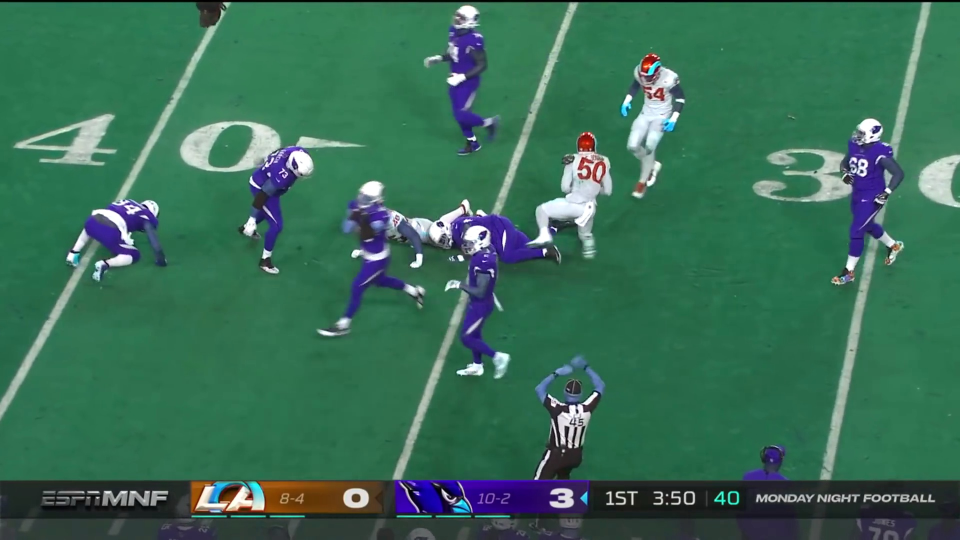
#> input picture src/images/clip4_fr_117.jpg, 1920 x 1080 px (shown at 1/2 size); its folder holds only this picture in this run
$ python sideline_detection.py
#> lines starting #> are read from the running program, lines starting #| are printed output that depends on the picture; after the words box and inside, x2 and y2 are one past the last pixel; in counts of white or black regions, pixels touching at a corner belong together
### src/utils/functions.py
import cv2
import numpy as np
import os
import math

# [42 lines left out: functions angle_of_line, find_lower_boxes, draw_lower_boxes, not called in this run]

def segment_lines(lines, delta):
    """
    Segment lines based on an angle
    :param lines: array of lines
    :param delta: segmentation angle
    :return: segmented lines in two lists
    """
    h_lines = []
    v_lines = []
    for line in lines:
        for x1, y1, x2, y2 in line:
            if abs(x2-x1) < delta: # x-values are near; line is vertical
                v_lines.append(line)
            elif abs(y2-y1) < delta: # y-values are near; line is horizontal
                h_lines.append(line)
    return h_lines, v_lines

# [8 lines left out: function is_arr_in_list, not called in this run]


def image_preprocessing(img, save_pth_bw_images=None):
    """
    Preprocess frames for canny edge detection.
    :param img: image
    :param save_pth_bw_images: save location for black white image
    :return: processed image
    """
    # Extract field greens from HV image
    hsv_img = cv2.cvtColor(img, cv2.COLOR_RGB2HSV)

    # light_green =(50, 75, 100)
    light_green = (25, 50, 75)
    dark_green = (100, 200, 200)

    mask = cv2.inRange(hsv_img, light_green, dark_green)
    result = cv2.bitwise_and(img, img, mask=mask)

    # First, get the gray image and process GaussianBlur.
    gray = cv2.cvtColor(result, cv2.COLOR_BGR2GRAY)
    kernel_size = 5
    blur_gray = cv2.GaussianBlur(gray, (kernel_size, kernel_size), 0)

    # Second, process edge detection use Canny.
    low_threshold = 200
    high_threshold = 300
    edges1 = cv2.Canny(blur_gray, low_threshold, high_threshold)

    return edges1, result


def run_hough(edges_img, rho, theta, threshold, min_line_length, max_line_gap):
    """
    Run HouhgLinesP on edge image to find field sidelines
    :param edges_img:
    :param rho:
    :param theta:
    :param threshold:
    :param min_line_length:
    :param max_line_gap:
    :return: lines
    """
    # Run Hough on edge detected image
    # Output "lines" is an array containing endpoints of detected line segments
    line_image = np.copy(edges_img) * 0
    lines = cv2.HoughLinesP(edges_img, rho, theta, threshold, np.array([]),
                            min_line_length, max_line_gap)
    for line in lines:
        for x1, y1, x2, y2 in line:
            cv2.line(line_image, (x1, y1), (x2, y2), (255, 0, 0), 5)
    return lines, line_image

def line_preparation(lines):
    h_l, v_l = segment_lines(lines, 80)

    h_l_lst = []
    for line in h_l:
        h_l_lst.append([v for v in line[0]])

    line_lst = []
    for line in lines:
        line_lst.append([v for v in line[0]])

    v_values = []
    for line2 in line_lst:
        if line2 not in h_l_lst:
            start = min(line2[1], line2[3])
            end = max(line2[1], line2[3])
            v_values.append([i for i in range(start, end)])

    v_values_all = [v for sublst in v_values for v in sublst]
    try:
        upper_boundary = np.percentile(np.array(v_values_all), 90)
    except:
        upper_boundary = 0

    try:
        lower_boundary = np.percentile(np.array(v_values_all), 10)
    except:
        lower_boundary = 1080
    return h_l_lst, line_lst, lower_boundary, upper_boundary

def draw_upper_sideline(lines, img):
    """
    Draws top (upper most sideline)
    :param lines: HoughLinesP result
    :param img: A line image of sideline
    :return:
    """

    line_image = np.copy(img) * 0
    line_image = line_image + 255

    h_l_lst, line_lst, lower_boundary, upper_boundary = line_preparation(lines)

    found = False
    for line in h_l_lst:
        if line[1] < 600 and line[3] < 600:
            on_field = False
            lower = min(line[1], line[3])
            upper = max(line[1], line[3])
            if lower > lower_boundary:
                on_field = True
            # Check if a yard line is present above or below suspected sideline.
            # If present then found line is on field and not a sideline.
            for line2 in line_lst:
                if line2 not in h_l_lst:
                    if (line2[1] < line[1] * 0.86 and line2[3] > line[
                        3] * 1.1) or (
                            line2[3] < line[1] * 0.86 and line2[1] > line[
                        3] * 1.1):
                        on_field = True
                    # If yard line is right at edge of image then no sideline
                    # must be visible
                    elif (line2[1] < 10 and line2[3] > 100) or (
                            line2[3] < 10 and line2[1] > 100):
                        on_field = True
            # Draw line if suspected sideline not in same space as yardline
            if not on_field:
                found = True
                cv2.line(line_image, (int(line[0]), int(line[1])),
                         (int(line[2]), int(line[3])), (0, 0, 0), 5)

    return line_image, found


# [25 lines left out: function draw_lower_sideline, not called in this run]


def find_lower_sidelines(lines, bw):
    line_image = np.copy(bw) * 0
    line_image = line_image + 255

    h_l_lst, line_lst, lower_boundary, upper_boundary = line_preparation(lines)

    found = False
    # Search for lower sideline
    for line in h_l_lst:
        if line[1] > 600 and line[3] > 600:
            if line[1] < 920 or line[3] < 920:
                line_image, found = draw_lower_sideline(
                    line_image, line, line_lst, h_l_lst,
                    boundary=upper_boundary)

    return line_image, found

### src/sideline_detection.py
from utils.functions import  *
from utils.ransac import *
import numpy as np
import matplotlib.image as mpimg
import os
import pickle

input_pth = './images/'
output_pth = './test/'

#HoughLinesP is used to find the sideline. Adjust the parameters for better performance.
rho = 1  # distance resolution in pixels of the Hough grid
theta = np.pi / 180  # angular resolution in radians of the Hough grid
#threshold = 100  # minimum number of votes (intersections in Hough grid cell)
#min_line_length = 50  # minimum number of pixels making up a line
#max_line_gap = 25  # maximum gap in pixels between connectable line segments

threshold = 150  # minimum number of votes (intersections in Hough grid cell)
min_line_length = 200  # minimum number of pixels making up a line
max_line_gap = 25
##############

def run_sideline_detection(pth):
#> called with pth = './images/clip4_fr_117.jpg'
    original_img = mpimg.imread(pth)
#> original_img is the input picture: shape (1080, 1920, 3); mean R, G, B 57.1, 109.6, 86.7
    edges_img, bw = image_preprocessing(original_img)
#> in image_preprocessing, `mask = cv2.inRange(hsv_img, light_green, dark_green)`:
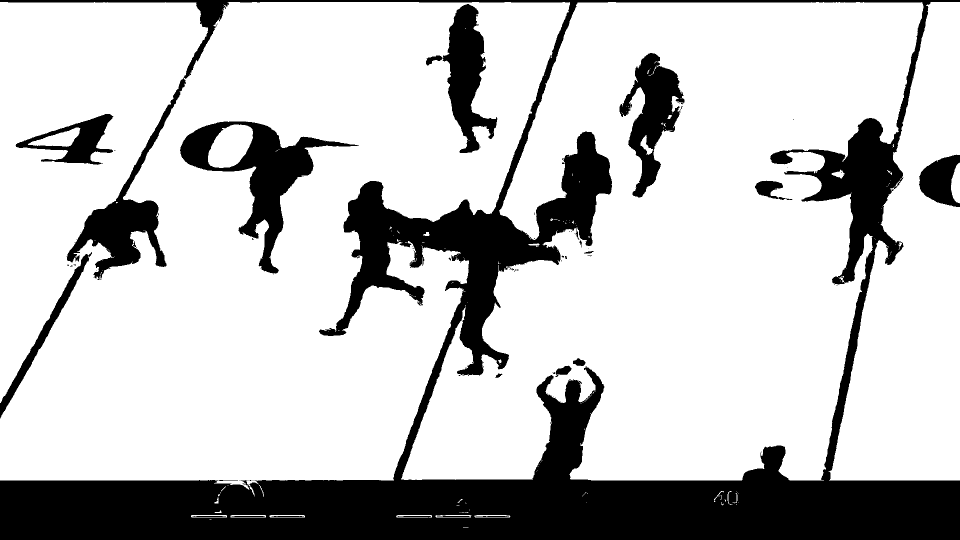
#> mask: shape (1080, 1920) (shown at 1/2 size); 76.9% white; 97 black regions (77 under 20 px), largest, box (x1, y1, x2, y2) and area: (0, 0, 1920, 1080) 400544, (360, 243, 718, 547) 26365, (1239, 106, 1369, 395) 15922
#> in image_preprocessing, `result = cv2.bitwise_and(img, img, mask=mask)`:
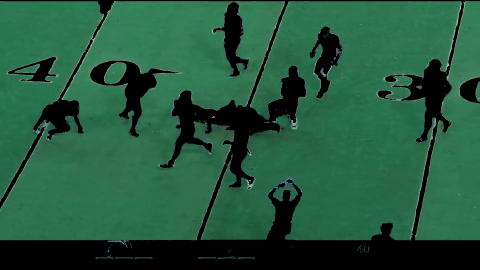
#> result: shape (1080, 1920, 3) (shown at 1/4 size); mean R, G, B 36, 87.7, 61.4
#> in image_preprocessing, `gray = cv2.cvtColor(result, cv2.COLOR_BGR2GRAY)`:
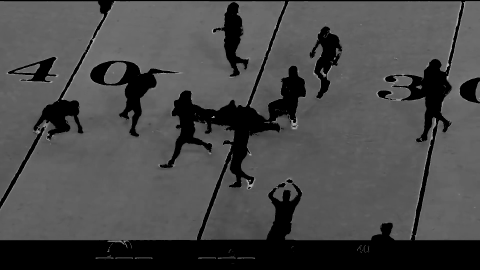
#> gray: shape (1080, 1920) (shown at 1/4 size); min 0, max 195, mean 74
#> in image_preprocessing, `edges1 = cv2.Canny(blur_gray, low_threshold, high_threshold)`:
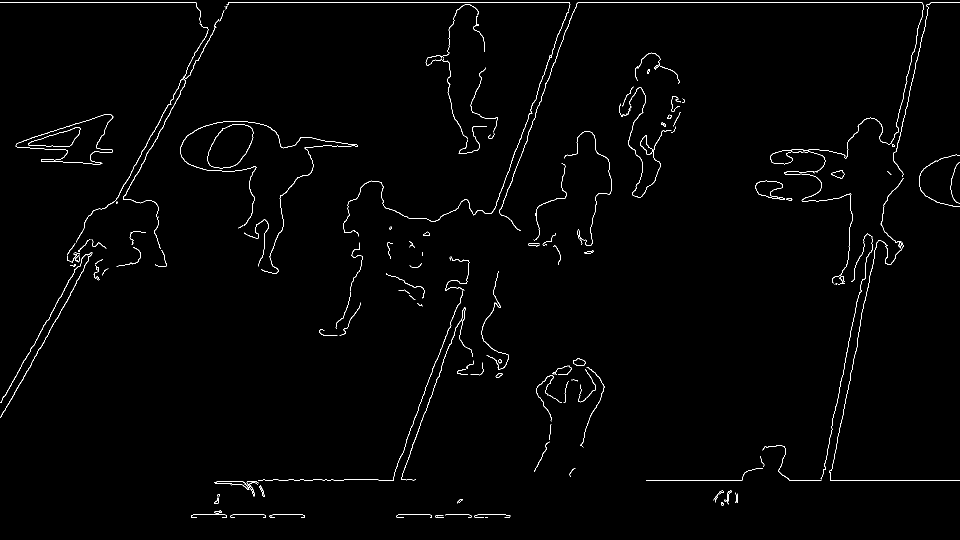
#> edges1: shape (1080, 1920) (shown at 1/2 size); 1.1% white in thin lines or dots

    lines, line_img = run_hough(edges_img, rho, theta, threshold, min_line_length, max_line_gap)
#> in run_hough, `lines = cv2.HoughLinesP(edges_img, rho, theta, threshold, np.array([])..`: lines = 16 rows, first 6: [840, 5, 1584, 5], [457, 4, 839, 4], [1578, 960, 1919, 960], [386, 1029, 605, 1029], [246, 396, 360, 189], [41, 766, 177, 521]
#> the loop in run_hough, `for line in lines:` made 16 passes
#> after the loop in run_hough, `for line in lines:`:
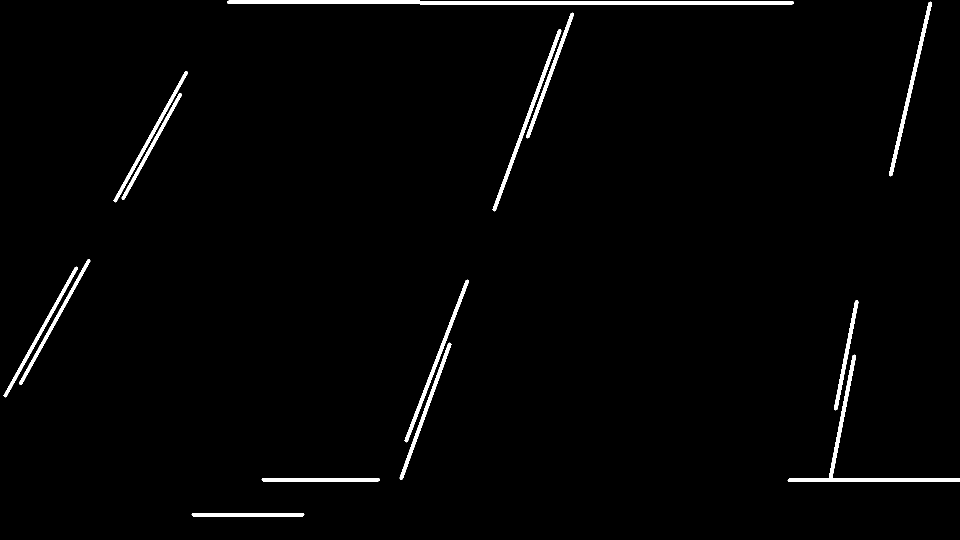
#> line_image: shape (1080, 1920) (shown at 1/2 size); 1.7% white; 14 white regions, largest, box (x1, y1, x2, y2) and area: (454, 1, 1588, 9) 7918, (1575, 709, 1920, 964) 4200, (985, 58, 1123, 423) 2668
    sideline_image, found = draw_upper_sideline(lines, bw)
#> the loop in segment_lines, `for line in lines:` made 16 passes
#> after the loop in segment_lines, `for line in lines:`: h_lines = [[[840, 5, 1584, 5]], [[457, 4, 839, 4]], [[1578, 960, 1919, 960]], [[386, 1029, 605, 1029]], [[526, 959, 756, 959]]]; v_lines = [[[1660, 959, 1708, 712]], [[1781, 349, 1860, 6]], [[1671, 817, 1713, 603]]]
#> in line_preparation, `h_l, v_l = segment_lines(lines, 80)`: h_l has the same summary as h_lines in segment_lines; v_l has the same summary as v_lines in segment_lines
#> the loop in line_preparation, `for line in h_l:` made 5 passes
#> after the loop in line_preparation, `for line in h_l:`: h_l_lst = [[840, 5, 1584, 5], [457, 4, 839, 4], [1578, 960, 1919, 960], [386, 1029, 605, 1029], [526, 959, 756, 959]]
#> the loop in line_preparation, `for line in lines:` made 16 passes
#> after the loop in line_preparation, `for line in lines:`: line_lst = 16 items, first 6: [840, 5, 1584, 5], [457, 4, 839, 4], [1578, 960, 1919, 960], [386, 1029, 605, 1029], [246, 396, 360, 189], [41, 766, 177, 521]
#> the loop in line_preparation, `for line2 in line_lst:` made 16 passes
#> (line2, start, end) on passes 5 to 12: ([246, 396, 360, 189], 189, 396), ([41, 766, 177, 521], 521, 766), ([988, 419, 1119, 61], 61, 419), ([1055, 273, 1144, 28], 28, 273), ([1660, 959, 1708, 712], 712, 959), ([10, 791, 152, 536], 536, 791), ([1781, 349, 1860, 6], 6, 349), ([230, 401, 372, 145], 145, 401)
#> after the loop in line_preparation, `for line2 in line_lst:`: v_values = 11 items
#> in line_preparation, `v_values_all = [v for sublst in v_values for v in sublst]`: v_values_all = 2957 values, max 958 at index 1301, min 6 at index 1557, mean 489.8
#> in line_preparation, `upper_boundary = np.percentile(np.array(v_values_all), 90)`: upper_boundary = 833
#> in line_preparation, `lower_boundary = np.percentile(np.array(v_values_all), 10)`: lower_boundary = 130
#> in draw_upper_sideline, `h_l_lst, line_lst, lower_boundary, upper_boundary = line_preparation(l..`: upper_boundary = 833
#> the loop in draw_upper_sideline, `for line in h_l_lst:` made 5 passes
#> (line, lower, upper) on passes 1 to 2: ([840, 5, 1584, 5], 5, 5), ([457, 4, 839, 4], 4, 4)
#> found = False
    #print(found)
    #cv2.imwrite('test/test_1.jpg', sideline_image)
    # Look for upper sideline if not found search for lower.
    if found:
        try:
            original_img, contours_used = extract_best_ransac_line(sideline_image, original_img, lower=False)
        except:
            print('No ransac lines found for {}'.format(pth))
    else:
        sideline_image, found = find_lower_sidelines(lines, bw)
#> the loop in segment_lines (call 2), `for line in lines:` made 16 passes
#> the loop in line_preparation (call 2), `for line in h_l:` made 5 passes
#> the loop in line_preparation (call 2), `for line in lines:` made 16 passes
#> the loop in line_preparation (call 2), `for line2 in line_lst:` made 16 passes
#> in find_lower_sidelines, `h_l_lst, line_lst, lower_boundary, upper_boundary = line_preparation(l..`: lower_boundary = 130; upper_boundary = 833
#> the loop in find_lower_sidelines, `for line in h_l_lst:` made 5 passes
        if found:
            try:
                original_img, contours_used = extract_best_ransac_line(sideline_image,
                                                        original_img,
                                                        lower=True)
            except:
                print('No ransac lines found for {}'.format(pth))
    try:
        contours_used
    except:
        contours_used = np.array([[0, 0],[0, 0],[0, 0],[0, 0]])
    return original_img, sideline_image, found, contours_used


def save_cut_frame(img, file_name, output_pth):
    output_pth_full = output_pth + '/{}'.format(file_name)
    cv2.imwrite(output_pth_full, img)
    pass


frame_nums = []
clip_name = ''
for file in (os.listdir(input_pth)):
    if '.jpg' in file:
        frame_nums.append(int(file.split("_")[-1][:-4]))
        clip_name = "_".join([ c for c in file.split("_")[:-1]])

previous_frame_found = False
previous_missing = False
previous_contours_used = None

for frame in sorted(frame_nums):
    file = clip_name + '_' + str(frame) + '.jpg'
    full_file_path = os.path.join(input_pth,file)
    img, sideline_image, found, contours_used = run_sideline_detection(full_file_path)
#> found = False; contours_used = [[0, 0], [0, 0], [0, 0], [0, 0]]
    to_save = contours_used
#> to_save = [[0, 0], [0, 0], [0, 0], [0, 0]]
    # If no line found but previous frame had line, use previous line
    if previous_frame_found == True and found == False:
        print('not found', full_file_path)
        cv2.fillPoly(img, pts=[previous_contours_used], color=(0, 0, 0))
        to_save = previous_contours_used
    # If line found but significantly different to previous line, use previous line
    if found == True and not previous_contours_used is None and np.allclose(
    contours_used, previous_contours_used, atol=35) == False and previous_frame_found == True:
        print('issue', full_file_path)
        img = mpimg.imread(full_file_path)
        contours_used = previous_contours_used
        cv2.fillPoly(img, pts=[contours_used], color=(0, 0, 0))
    save_cut_frame(img, file, output_pth)
    previous_frame_found = found
#> previous_frame_found = False
    previous_contours_used = contours_used
#> previous_contours_used = [[0, 0], [0, 0], [0, 0], [0, 0]]
